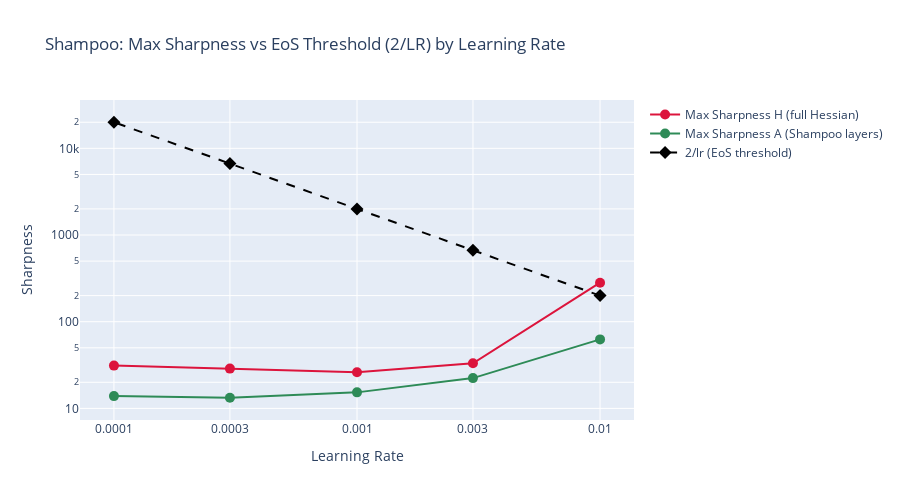

The cell this chart's notebook holds for it:
### Code cell
plot_sharpness_summary(md, out)

### Figure 1 — Plotly figure (JSON) as saved in the notebook; plotly's stock layout.template omitted (floating-point values rounded to 4 significant figures)
{"data": [{"line": {"color": "crimson", "width": 2}, "marker": {"color": "crimson", "size": 10}, "mode": "markers+lines", "name": "Max Sharpness H (full Hessian)", "type": "scatter", "x": [0.01, 0.003, 0.001, 0.0003, 0.0001], "y": [282.1, 33.14, 26.06, 28.77, 31.14]}, {"line": {"color": "seagreen", "width": 2}, "marker": {"color": "seagreen", "size": 10}, "mode": "markers+lines", "name": "Max Sharpness A (Shampoo layers)", "type": "scatter", "x": [0.01, 0.003, 0.001, 0.0003, 0.0001], "y": [62.5, 22.36, 15.3, 13.26, 13.86]}, {"line": {"color": "black", "dash": "dash", "width": 2}, "marker": {"color": "black", "size": 10, "symbol": "diamond"}, "mode": "markers+lines", "name": "2/lr (EoS threshold)", "type": "scatter", "x": [0.01, 0.003, 0.001, 0.0003, 0.0001], "y": [200.0, 666.7, 2000.0, 6667.0, 20000.0]}], "layout": {"height": 500, "title": {"text": "Shampoo: Max Sharpness vs EoS Threshold (2/LR) by Learning Rate"}, "width": 900, "xaxis": {"autorange": true, "range": [-4.141, -1.859], "ticktext": ["0.0001", "0.0003", "0.001", "0.003", "0.01"], "tickvals": [0.0001, 0.0003, 0.001, 0.003, 0.01], "title": {"text": "Learning Rate"}, "type": "log"}, "yaxis": {"autorange": true, "range": [0.866, 4.558], "title": {"text": "Sharpness"}, "type": "log"}}}
